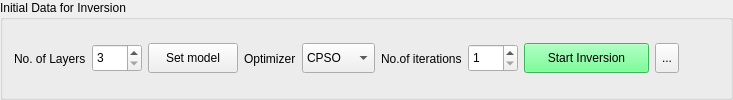
         <widget class="QGroupBox" name="InitialData">
          <property name="styleSheet">
           <string notr="true">font: 75 12pt &quot;Verdana&quot;;</string>
          </property>
          <property name="title">
           <string>Initial Data for Inversion</string>
          </property>
          <layout class="QHBoxLayout" name="horizontalLayout_3">
           <item>
            <widget class="QLabel" name="label_21">
             <property name="styleSheet">
              <string notr="true">font: 10pt &quot;Calibri&quot;;</string>
             </property>
             <property name="text">
              <string>No. of Layers</string>
             </property>
            </widget>
           </item>
           <item>
            <widget class="QSpinBox" name="numLay_spin">
             <property name="minimumSize">
              <size>
               <width>50</width>
               <height>28</height>
              </size>
             </property>
             <property name="styleSheet">
              <string notr="true">font: 10pt &quot;Calibri&quot;;</string>
             </property>
             <property name="minimum">
              <number>3</number>
             </property>
            </widget>
           </item>
           <item>
            <widget class="QPushButton" name="setrModelParam_btn">
             <property name="minimumSize">
              <size>
               <width>90</width>
               <height>30</height>
              </size>
             </property>
             <property name="toolTip">
              <string>&lt;html&gt;&lt;head/&gt;&lt;body&gt;&lt;p&gt;Set initial model parameters for each layers&lt;/p&gt;&lt;/body&gt;&lt;/html&gt;</string>
             </property>
             <property name="styleSheet">
              <string notr="true">font: 75 11pt &quot;Calibri&quot;;</string>
             </property>
             <property name="text">
              <string>Set model</string>
             </property>
            </widget>
           </item>
           <item>
            <widget class="QLabel" name="label_18">
             <property name="styleSheet">
              <string notr="true">font: 10pt &quot;Calibri&quot;;
</string>
             </property>
             <property name="text">
              <string>Optimizer</string>
             </property>
            </widget>
           </item>
           <item>
            <widget class="QComboBox" name="optimType_comb">
             <property name="minimumSize">
              <size>
               <width>0</width>
               <height>30</height>
              </size>
             </property>
             <property name="toolTip">
              <string>&lt;html&gt;&lt;head/&gt;&lt;body&gt;&lt;p&gt;&lt;span style=&quot; font-weight:600;&quot;&gt;CPSO&lt;/span&gt;: Complex Particle Swarm Optimizer (evodcinv)&lt;/p&gt;&lt;p&gt;&lt;span style=&quot; font-weight:600;&quot;&gt;PSO&lt;/span&gt;: Particle Swarm Optimizer (evodcinv)&lt;/p&gt;&lt;p&gt;&lt;span style=&quot; font-weight:600;&quot;&gt;DE&lt;/span&gt; : Differential Evolution (evodcinv)&lt;/p&gt;&lt;p&gt;&lt;span style=&quot; font-weight:600;&quot;&gt;CMAES&lt;/span&gt; : Covariance Matrix Adaptation Evolution Strategy (evodcinv)&lt;/p&gt;&lt;p&gt;&lt;span style=&quot; font-weight:600;&quot;&gt;MCMC&lt;/span&gt; : Monte Carlo Markov Chain (srfpython) &lt;span style=&quot; font-weight:600;&quot;&gt;(only in Linux system)&lt;/span&gt;&lt;/p&gt;&lt;p&gt;&lt;br/&gt;&lt;/p&gt;&lt;/body&gt;&lt;/html&gt;</string>
             </property>
             <property name="styleSheet">
              <string notr="true">font: 10pt &quot;Calibri&quot;;</string>
             </property>
             <item>
              <property name="text">
               <string>CPSO</string>
              </property>
             </item>
             <item>
              <property name="text">
               <string>PSO</string>
              </property>
             </item>
             <item>
              <property name="text">
               <string>DE</string>
              </property>
             </item>
             <item>
              <property name="text">
               <string>CMAES</string>
              </property>
             </item>
             <item>
              <property name="text">
               <string>MCMC</string>
              </property>
             </item>
            </widget>
           </item>
           <item>
            <widget class="QLabel" name="label_20">
             <property name="styleSheet">
              <string notr="true">font: 10pt &quot;Calibri&quot;;</string>
             </property>
             <property name="text">
              <string>No.of iterations</string>
             </property>
            </widget>
           </item>
           <item>
            <widget class="QSpinBox" name="numIter_spin">
             <property name="minimumSize">
              <size>
               <width>50</width>
               <height>28</height>
              </size>
             </property>
             <property name="styleSheet">
              <string notr="true">font: 10pt &quot;Calibri&quot;;</string>
             </property>
             <property name="minimum">
              <number>1</number>
             </property>
            </widget>
           </item>
           <item>
            <widget class="QPushButton" name="doInv_btn">
             <property name="minimumSize">
              <size>
               <width>125</width>
               <height>30</height>
              </size>
             </property>
             <property name="styleSheet">
              <string notr="true">font: 75 11pt &quot;Calibri&quot;;
background: rgb(85, 255, 127)</string>
             </property>
             <property name="text">
              <string>Start Inversion</string>
             </property>
            </widget>
           </item>
           <item>
            <widget class="QToolButton" name="showResTextual_tlbtn">
             <property name="minimumSize">
              <size>
               <width>0</width>
               <height>30</height>
              </size>
             </property>
             <property name="toolTip">
              <string>&lt;html&gt;&lt;head/&gt;&lt;body&gt;&lt;p&gt;Show Inversion Result in text form&lt;/p&gt;&lt;/body&gt;&lt;/html&gt;</string>
             </property>
             <property name="styleSheet">
              <string notr="true">font: 11pt &quot;Calibri&quot;;</string>
             </property>
             <property name="text">
              <string>...</string>
             </property>
            </widget>
           </item>
           <item>
            <spacer name="horizontalSpacer_2">
             <property name="orientation">
              <enum>Qt::Horizontal</enum>
             </property>
             <property name="sizeHint" stdset="0">
              <size>
               <width>40</width>
               <height>20</height>
              </size>
             </property>
            </spacer>
           </item>
          </layout>
         </widget>
